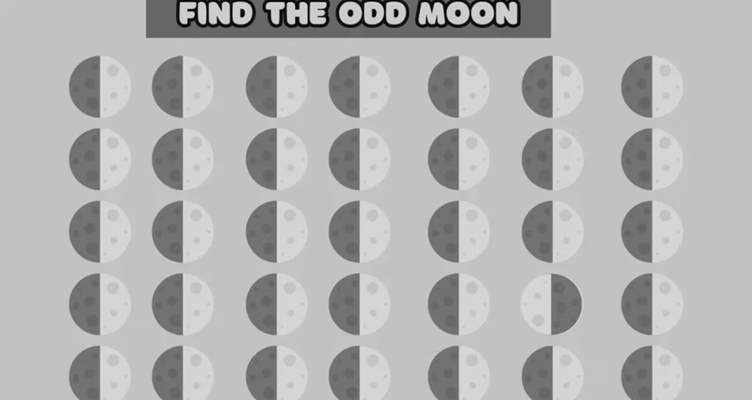
#> input picture zestaw4/Odd_Moon.png, 752 x 400 px
$ python apply_zad14.py
#> lines starting #> are read from the running program, lines starting #| are printed output that depends on the picture
#!/usr/bin/env python3
"""Zadanie 14: splot jąder filtrów (Odd_Moon.png)

Skrypt wykonuje:
 - h1 = averaging 3x3 (uśredniający)
 - h2 = [0, 1, -1] (poziomy filtr gradientowy)
 - g1 = g * h1
 - g2 = g1 * h2
 - h3 = h1 * h2 (splot jąder)
 - g3 = g * h3

Wyniki zapisane do: ../zad14_outputs/
"""

import os
import numpy as np
from PIL import Image

def load_image(path):
    return np.array(Image.open(path).convert('L'), dtype=np.float32)

def save_uint8(arr, path):
    # rescale linearly for visualization
    mn = arr.min()
    mx = arr.max()
    if mx - mn < 1e-8:
        out = np.clip(arr, 0, 255).astype(np.uint8)
    else:
        out = ((arr - mn) / (mx - mn) * 255.0).astype(np.uint8)
    Image.fromarray(out).save(path)

def convolve2d(im, k):
    try:
        from scipy.signal import convolve2d
        return convolve2d(im, k, mode='same', boundary='symm')
    except Exception:
        try:
            from scipy.ndimage import convolve
            return convolve(im, k, mode='reflect')
        except Exception:
            # fallback naive
            kh, kw = k.shape
            ph = kh // 2
            pw = kw // 2
            padded = np.pad(im, ((ph, ph), (pw, pw)), mode='reflect')
            out = np.zeros_like(im)
            for i in range(im.shape[0]):
                for j in range(im.shape[1]):
                    out[i,j] = np.sum(padded[i:i+kh, j:j+kw] * k)
            return out

def main():
    base_dir = os.path.dirname(os.path.dirname(os.path.abspath(__file__)))
    img_path = os.path.join(base_dir, 'Odd_Moon.png')
    out_dir = os.path.join(base_dir, 'zad14_outputs')
    os.makedirs(out_dir, exist_ok=True)

    if not os.path.exists(img_path):
        print('Input image not found:', img_path)
        return

    g = load_image(img_path)

    # define kernels
    h1 = np.ones((3,3), dtype=np.float32)  # 3x3 averaging (unnormalized)
    h2 = np.array([[0, 1, -1]], dtype=np.float32)  # 1x3 horizontal

    conv = convolve2d

    # g1 = g * h1
    g1 = conv(g, h1)
#> in convolve2d, `return convolve2d(im, k, mode='same', boundary='symm')`:
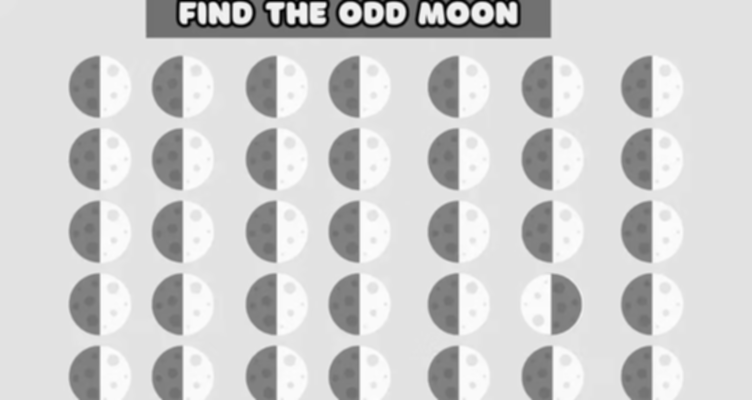
#> returned value: shape (400, 752) float32; min 87, max 1951, mean 1609.4; drawn with min black and max white
    save_uint8(g1, os.path.join(out_dir, 'g1_g_conv_h1.png'))
#> in save_uint8, `mn = arr.min()`: mn = 87
#> in save_uint8, `mx = arr.max()`: mx = 1951

    # g2 = g1 * h2
    g2 = conv(g1, h2)
#> in convolve2d (call 2), `return convolve2d(im, k, mode='same', boundary='symm')`:
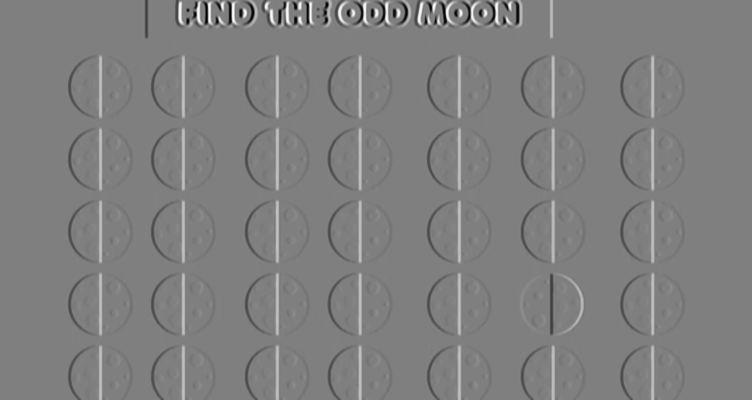
#> returned value: shape (400, 752) float32; min -639, max 637, mean 0; drawn with min black and max white
    save_uint8(g2, os.path.join(out_dir, 'g2_g1_conv_h2.png'))

    # h3 = h1 * h2 (convolution of kernels). Use FULL convolution to get true result size
    # h1 is 3x3, h2 is 1x3 horizontal [0,1,-1]
    # For full 2D convolution: h1(3x3) * h2(1x3) -> result is (3+1-1)x(3+3-1) = 3x5

    try:
        from scipy.signal import convolve2d as conv_full
        h3 = conv_full(h1, h2, mode='full')
    except:
        # fallback: manual full convolution
        kh1, kw1 = h1.shape
        kh2, kw2 = h2.shape
        out_h = kh1 + kh2 - 1
        out_w = kw1 + kw2 - 1
        h3 = np.zeros((out_h, out_w), dtype=np.float32)
        for i in range(out_h):
            for j in range(out_w):
                for ki in range(kh2):
                    for kj in range(kw2):
                        i1 = i - ki
                        j1 = j - kj
                        if 0 <= i1 < kh1 and 0 <= j1 < kw1:
                            h3[i,j] += h1[i1,j1] * h2[ki,kj]

    # print kernel values for debugging
    np.set_printoptions(precision=6, suppress=True)
    print('h3 kernel (raw):')
    print(h3)
    # save h3 as text for inspection
    np.savetxt(os.path.join(out_dir, 'h3_kernel_values.txt'), h3, fmt='%0.8f')
    # save h3 as image (visualize kernel values)
    # Two visualizations:
    # 1) normalized to 0-255 (may be all-black if min==max)
    h3_min = h3.min()
    h3_max = h3.max()
    if abs(h3_max - h3_min) < 1e-12:
        h3_vis = np.zeros_like(h3)
    else:
        h3_vis = (h3 - h3_min) / (h3_max - h3_min) * 255.0
    Image.fromarray(h3_vis.astype(np.uint8)).save(os.path.join(out_dir, 'h3_kernel_visualization.png'))
    # 2) centered visualization (zero -> 128) scaled by max absolute value
    maxabs = np.max(np.abs(h3))
    if maxabs < 1e-12:
        h3_center = np.full_like(h3, 128.0)
    else:
        h3_center = 128.0 + (h3 / maxabs) * 127.0
    Image.fromarray(np.clip(h3_center, 0, 255).astype(np.uint8)).save(os.path.join(out_dir, 'h3_kernel_visualization_centered.png'))

    # g3 = g * h3
    g3 = conv(g, h3)
    save_uint8(g3, os.path.join(out_dir, 'g3_g_conv_h3.png'))

    # also save the original for comparison
    Image.fromarray(np.clip(g,0,255).astype(np.uint8)).save(os.path.join(out_dir, 'original.png'))

    # print basic stats
    def stats(name, arr):
        print(f"{name}: min={arr.min():.2f}, max={arr.max():.2f}, mean={arr.mean():.2f}, std={arr.std():.2f}")

    stats('g (orig)', g)
#| g (orig): min=0.00, max=224.00, mean=178.82, std=38.52
    stats('g1 (g*h1)', g1)
#| g1 (g*h1): min=87.00, max=1951.00, mean=1609.36, std=335.22
    stats('g2 (g1*h2)', g2)
#| g2 (g1*h2): min=-639.00, max=637.00, mean=-0.00, std=67.72
    stats('h3 kernel', h3)
    stats('g3 (g*h3)', g3)
#| g3 (g*h3): min=-639.00, max=637.00, mean=-0.00, std=67.72

    print('Saved outputs to', out_dir)

if __name__ == '__main__':
    main()

$ run again, with zestaw4/YesNo_TestFiltrow.png copied over zestaw4/Odd_Moon.png
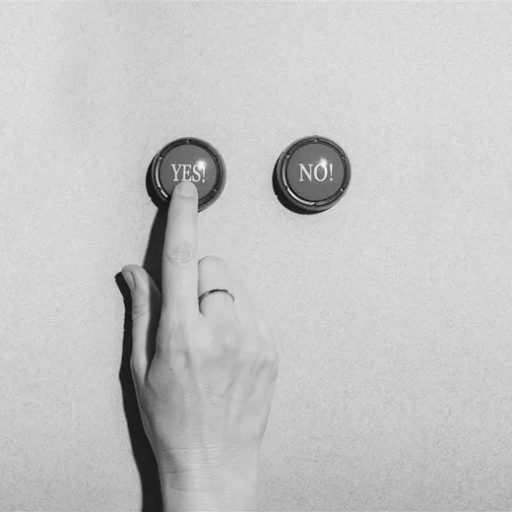
#> input picture zestaw4/YesNo_TestFiltrow.png, 512 x 512 px
#> mn = 183
#> mx = 2195
#> in convolve2d (call 2), `return convolve2d(im, k, mode='same', boundary='symm')`:
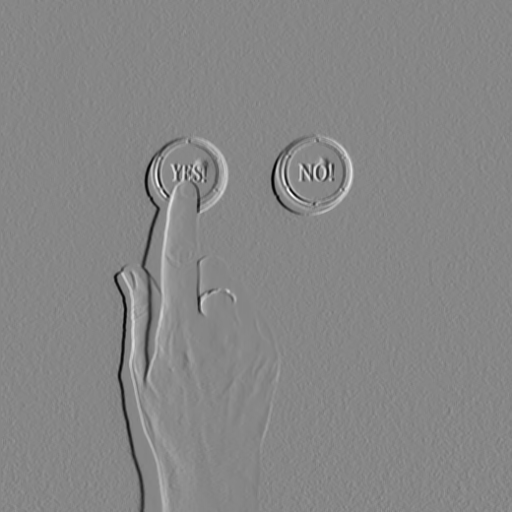
#> returned value: shape (512, 512) float32; min -530, max 473, mean 0; drawn with min black and max white
#| g (orig): min=16.00, max=249.00, mean=196.06, std=35.38
#| g1 (g*h1): min=183.00, max=2195.00, mean=1764.50, std=313.70
#| g2 (g1*h2): min=-530.00, max=473.00, mean=-0.01, std=42.53
#| g3 (g*h3): min=-530.00, max=473.00, mean=-0.01, std=42.53
